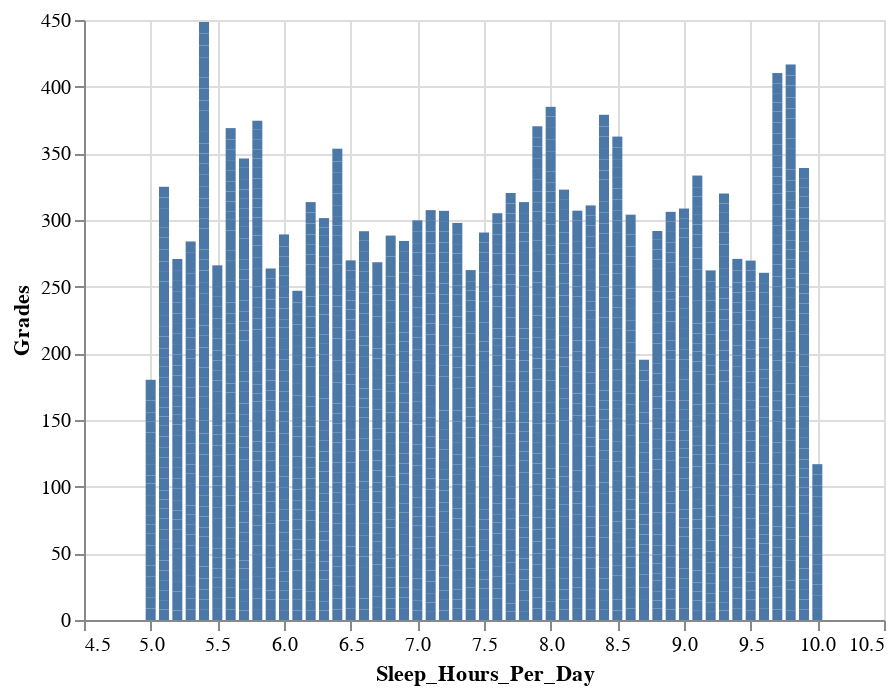

The cell this chart's notebook holds for it:
### Code cell
# Quick overview of sleep hour vs grades
import altair as alt

alt.Chart(data).mark_bar().encode(
    x = "Sleep_Hours_Per_Day",
    y = "Grades")

### Figure 1 — Vega-Lite specification as saved in the notebook (floating-point values rounded to 4 significant figures; data arrays with more than 128 entries replaced by an {"elided": "..."} marker saying what was removed)
{"config": {"view": {"continuousWidth": 400, "continuousHeight": 300}}, "data": {"name": "data-6bd5cfdf1143a7656f636808b86f804b"}, "mark": "bar", "encoding": {"x": {"type": "quantitative", "field": "Sleep_Hours_Per_Day"}, "y": {"type": "quantitative", "field": "Grades"}}, "$schema": "https://vega.github.io/schema/vega-lite/v4.8.1.json", "datasets": {"data-6bd5cfdf1143a7656f636808b86f804b": {"elided": "2000 records"}}}
